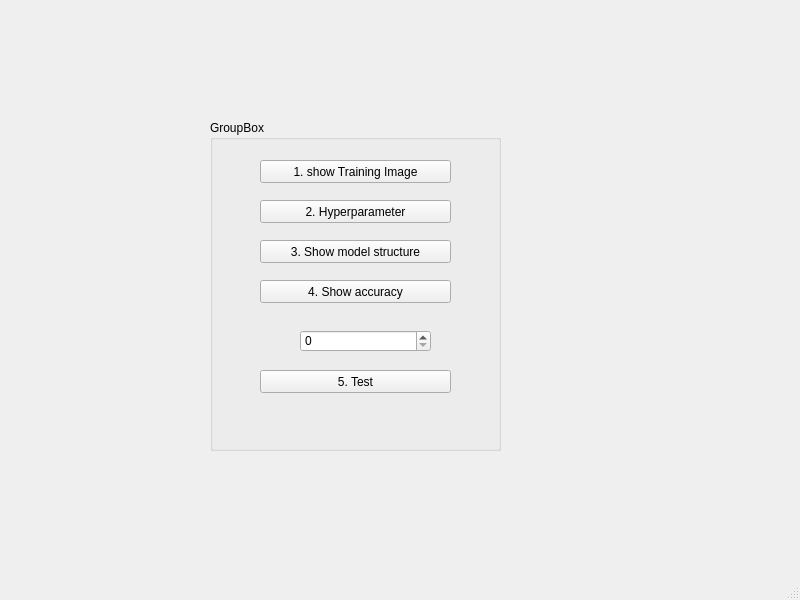
<?xml version="1.0" encoding="UTF-8"?>
<ui version="4.0">
 <class>MainWindow</class>
 <widget class="QMainWindow" name="MainWindow">
  <property name="geometry">
   <rect>
    <x>0</x>
    <y>0</y>
    <width>800</width>
    <height>600</height>
   </rect>
  </property>
  <property name="windowTitle">
   <string>MainWindow</string>
  </property>
  <widget class="QWidget" name="centralwidget">
   <widget class="QGroupBox" name="groupBox">
    <property name="geometry">
     <rect>
      <x>210</x>
      <y>120</y>
      <width>291</width>
      <height>331</height>
     </rect>
    </property>
    <property name="title">
     <string>GroupBox</string>
    </property>
    <widget class="QPushButton" name="pushButton">
     <property name="geometry">
      <rect>
       <x>50</x>
       <y>40</y>
       <width>191</width>
       <height>23</height>
      </rect>
     </property>
     <property name="text">
      <string>1. show Training Image</string>
     </property>
    </widget>
    <widget class="QPushButton" name="pushButton_2">
     <property name="geometry">
      <rect>
       <x>50</x>
       <y>80</y>
       <width>191</width>
       <height>23</height>
      </rect>
     </property>
     <property name="text">
      <string>2. Hyperparameter</string>
     </property>
    </widget>
    <widget class="QPushButton" name="pushButton_3">
     <property name="geometry">
      <rect>
       <x>50</x>
       <y>120</y>
       <width>191</width>
       <height>23</height>
      </rect>
     </property>
     <property name="text">
      <string>3. Show model structure</string>
     </property>
    </widget>
    <widget class="QPushButton" name="pushButton_4">
     <property name="geometry">
      <rect>
       <x>50</x>
       <y>160</y>
       <width>191</width>
       <height>23</height>
      </rect>
     </property>
     <property name="text">
      <string>4. Show accuracy</string>
     </property>
    </widget>
    <widget class="QSpinBox" name="spinBox">
     <property name="geometry">
      <rect>
       <x>90</x>
       <y>210</y>
       <width>131</width>
       <height>22</height>
      </rect>
     </property>
    </widget>
    <widget class="QPushButton" name="pushButton_5">
     <property name="geometry">
      <rect>
       <x>50</x>
       <y>250</y>
       <width>191</width>
       <height>23</height>
      </rect>
     </property>
     <property name="text">
      <string>5. Test</string>
     </property>
    </widget>
   </widget>
  </widget>
  <widget class="QMenuBar" name="menubar">
   <property name="geometry">
    <rect>
     <x>0</x>
     <y>0</y>
     <width>800</width>
     <height>21</height>
    </rect>
   </property>
  </widget>
  <widget class="QStatusBar" name="statusbar"/>
 </widget>
 <resources/>
 <connections/>
</ui>
